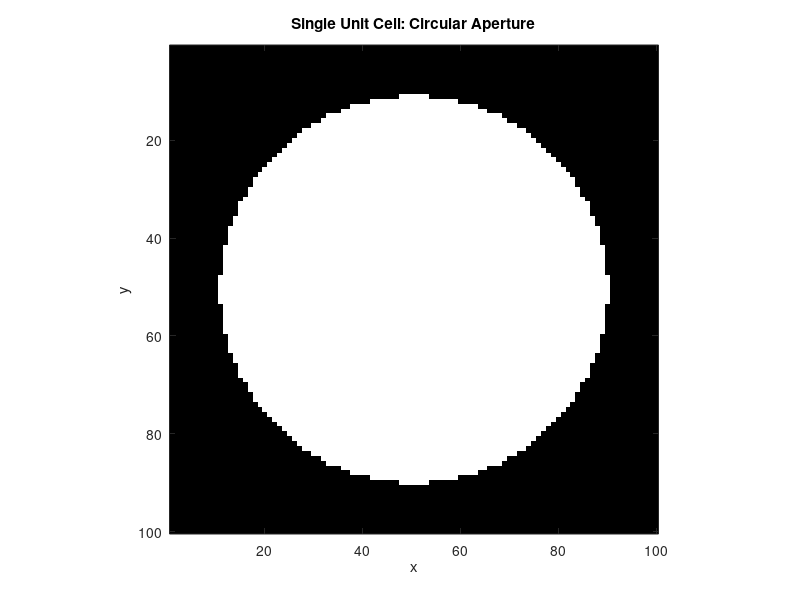

The MATLAB script that drew this image: (Note: this script raises an error after producing the figure.)
%% 验证圆孔的夫琅禾费衍射公式
clear, clc, close all

%% 模型参量
lambda = 500e-9;
% 传播距离,模拟人眼视距2~40cm
z = 0.3;
% 圆孔半径
r = 20e-6;
% 初始振幅
U0 = 1;
% 分辨率，设定单个周期的分辨率
nn = 100;
% 设定物面X、Y方向周期
Nx_period = 1;         % x方向周期数
Ny_period = 1;         % y方向周期数
% 设定周期尺寸
Pitch = 50e-6;
% 设定单个周期的最大与最小值
x_cell_min = -Pitch/2;
x_cell_max = Pitch/2;
y_cell_min = -Pitch/2;
y_cell_max = Pitch/2;
x_cell = linspace(x_cell_min,x_cell_max,nn);
y_cell = linspace(y_cell_min,y_cell_max,nn);

[Xc, Yc] = meshgrid(x_cell, y_cell);

cellPattern = double(Xc.^2 + Yc.^2 <= r^2);

figure;
imshow(cellPattern, []);
title('Single Unit Cell: Circular Aperture'); 
axis on;axis image;xlabel('x');ylabel('y')


% 像面与物面尺寸之比
ImageMaskRatio = 1e3;
% 物面尺寸x方向最小值
xmin = -2*r;
% 物面尺寸x方向最大值
xmax = -xmin;
% 物面尺寸y方向最小值
ymin = -2*r;
% 物面尺寸y方向最大值
ymax = -ymin;
% 像面尺寸x方向最小值
Xmin = xmin*ImageMaskRatio;
% 像面尺寸x方向最大值
Xmax = -Xmin;
% 像面尺寸y方向最小值
Ymin = ymin*ImageMaskRatio;
% 像面尺寸y方向最大值
Ymax = -Ymin;

% 输出像面尺寸
fprintf('像面尺寸为：%g x %g mm\n', Xmin*2*1e3, Ymin*2*1e3);
% 构建物面x方向矢量
x = linspace(xmin, xmax, nn);
% 构建物面y方向矢量
y = linspace(ymin, ymax, nn);
% 构建物面xy离散坐标点
[x, y] = meshgrid(x, y);
% 构建像面X方向矢量
X = linspace(Xmin, Xmax, nn);
% 构建像面Y方向矢量
Y = linspace(Ymin, Ymax, nn);
% 构建像面XY离散坐标点
[X, Y] = meshgrid(X, Y);

% 计算波矢量
k = 2 * pi / lambda;
% 创建函数
circle = @(x, y) x.^2 + y.^2 <= r^2;

% circle2 = @(x, y) (x-10e-6).^2 + (y-10e-6).^2 <= r^2;
% circle = @(x, y)circle1(x,y)&circle2(x,y);
%% 数值解-优先计算数值解
% [~, U2] = fraunhofer_fft(@(x, y)x.^2+y.^2 <= r^2, xmin, xmax, ymin, ymax, nn, nn, lambda, z, Xmin, Xmax, Ymin, Ymax, nn, nn);
[~, U2] = fraunhofer_fft_SPH(circle, xmin, xmax, ymin, ymax, nn, nn, ...
                        lambda, z, Xmin, Xmax, Ymin, Ymax, nn, nn, ...
                        k,1);
work(X, Y, U2, "数值解");


%% 理论解-圆孔衍射的理论解是一阶贝塞尔函数
% U1 = @(x, y)exp(1j*k*(z + (x.^2 + y.^2) / (2 * z))) * r ./ (1j * sqrt(x.^2+y.^2)) .* besselj(1, 2*pi*r*sqrt(x.^2+y.^2)/(lambda * z));
% U1 = U1(X, Y);
% work(X, Y, U1, "理论解");
%% 误差函数
% work(X, Y, U2-U1, "数值-理论");

%% 绘图函数
function work(x, y, U, name)
figure
% subplot(1, 2, 1)
% surf(x, y, abs(U), 'EdgeColor', 'none', 'FaceAlpha', 0.8)
imagesc(x(1,:), y(:,1), abs(U))
xlabel("x")
ylabel("y")
zlabel("|U|")
% axis equal
title(name+" 振幅")
cmin = min(abs(U(:))); % 数据最小值
cmax = max(abs(U(:))); % 数据最大值
colorbar('Limits', [cmin, cmax]); % 固定颜色范围

% subplot(1, 2, 2)
% surf(x, y, mod(angle(U), 2*pi), 'EdgeColor', 'none', 'FaceAlpha', 0.8)
% xlabel("x")
% ylabel("y")
% zlabel("\phi")
% title(name+" 相位")
% cmin = 0; % 数据最小值
% cmax = 2 * pi; % 数据最大值
% colorbar('Limits', [cmin, cmax]); % 固定颜色范围
end
